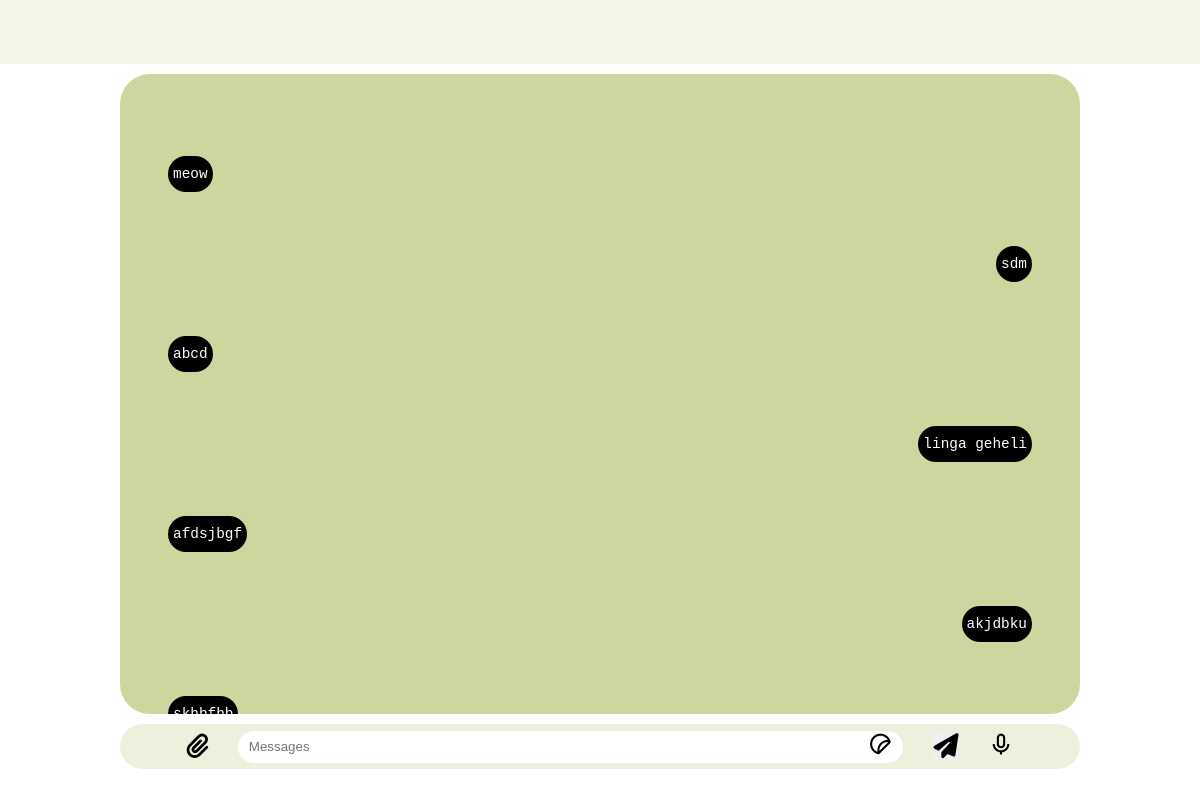
Before: / with the older database file.
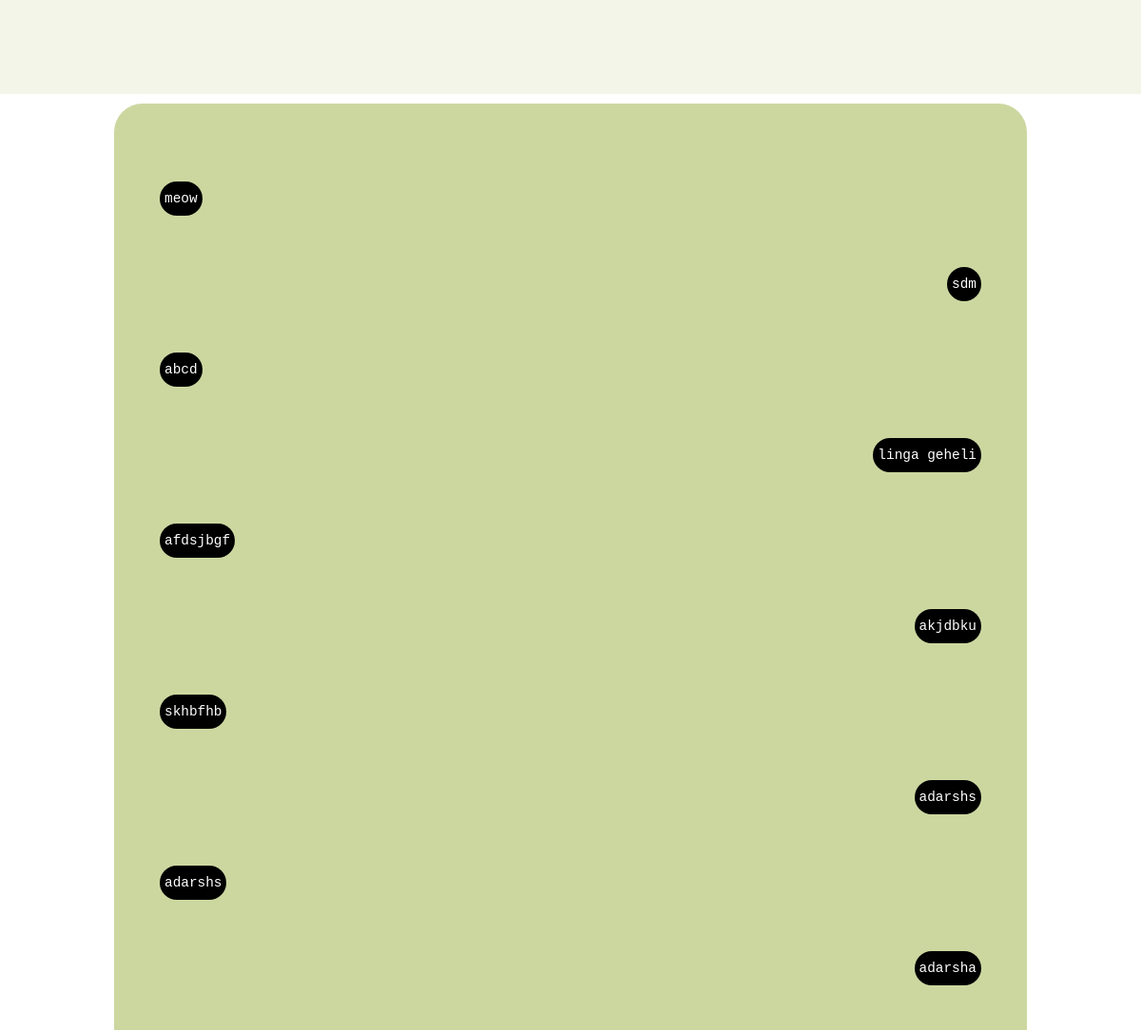
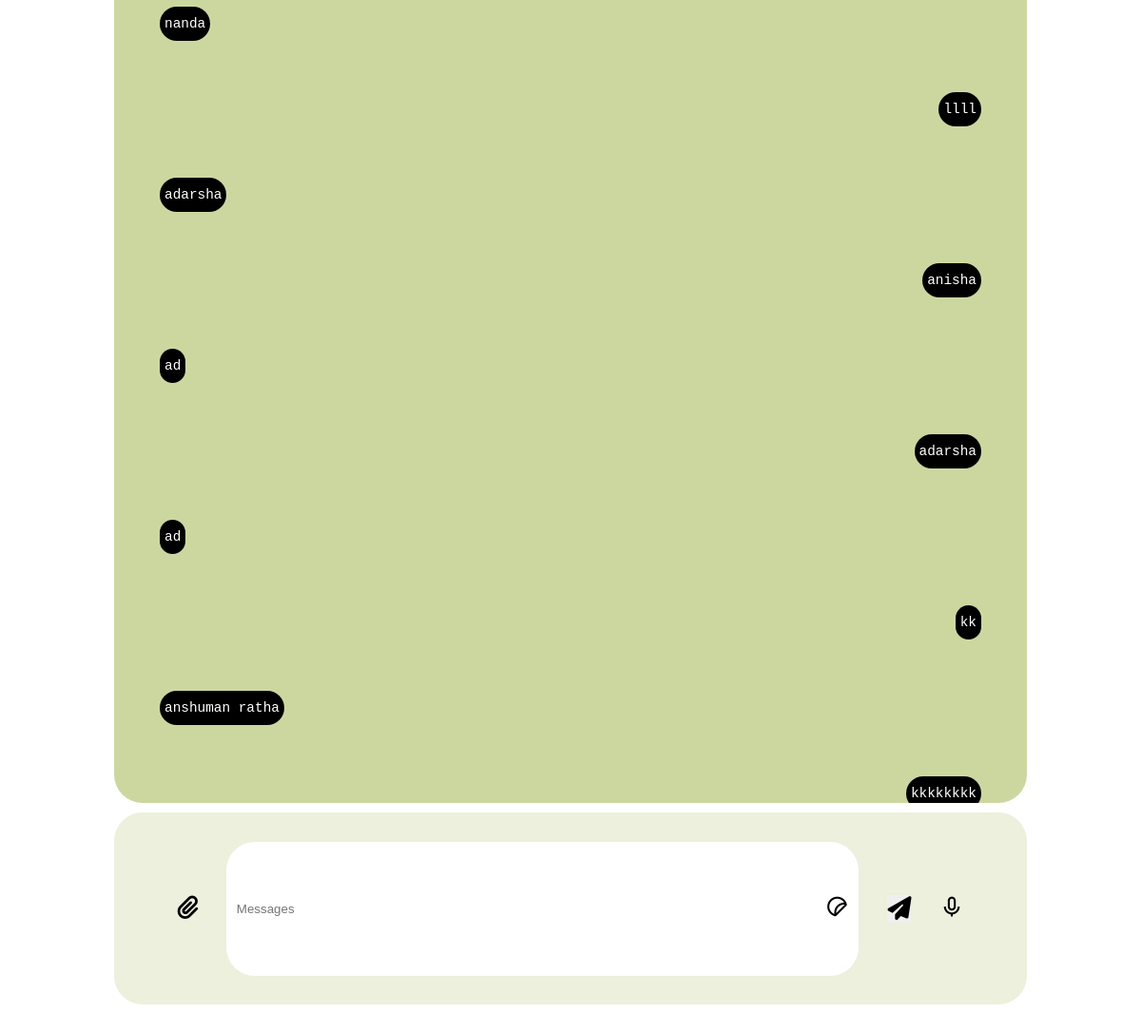
After: the same page with the newer database file (2 pictures, top to bottom).
### UNVOmessagebox/models.py (models this page shows, shortened)
class Messages(models.Model):
    mid=models.AutoField(primary_key=True)
    message=models.CharField(max_length=50)
    date = models.DateField(auto_now_add=True)
    time=models.TimeField(auto_now_add=True)

### UNVO/views.py (the view)
# urls.py: path('',views.index,name='home'),
def index(request):
    context={'context':Messages.objects.all()}
    return render(request,'index.html',context)

### UNVO/templatetags/custom_filters.py (called while the page is built)
@register.filter(name='modulo')
def modulo(num, val):
    return num % val

### templates/index.html (shortened to what this page needs)
<!DOCTYPE html>
<html lang="en">
<head>
  {% load static %}
  {% load custom_filters %}
  <link rel="stylesheet" href="https://cdnjs.cloudflare.com/ajax/libs/font-awesome/6.4.2/css/all.min.css"
 />
  <link href='https://unpkg.com/boxicons@2.1.4/css/boxicons.min.css' rel='stylesheet'>
  <link rel="stylesheet" href="{%static  'css/main.css' %}">
  <link rel="stylesheet" href="{%static  'css/media.css' %}">
</head>
<body>
  <section id="contener">
    <nav id="navbar">
    </nav>
    <section id="chatbox">
      <div id="chat">
          {% if context %}
              {% for message in context %}
                  {% if message.mid|modulo:2 == 0 %}
                      <div class="msgrigt"><div id="msg">{{ message.message }}</div></div>
                  {% else %}
                      <div class="msgleft"> <div id="msg">{{ message.message }}</div></div>
                  {% endif %}
              {% endfor %}
          {% endif %}
      </div>
  </section>
    <section id="inputbox">
      <form action="sentmessage" id="inpuform" method="post">
        <div class="add"><i class="fa-solid fa-paperclip"></i></div>
          <div id="msginputbox">
            <input type="text" placeholder="Messages" id="msginput" name="messagesent">
          <div class="sticky"><i class='bx bx-sticker'></i></div>
        </div>
        <button type="submit" class="send"><i class="fa-solid fa-paper-plane"></i></button>
        <div class="mic"><i class='bx bx-microphone'></i></div>
      </form>
    </section>
  </section>
</body>
</html>

### static/css/main.css (style rules this page uses)
* { margin: 0; padding: 0; box-sizing: border-box; }
#contener { width: 100%; height: 100vh; display: flex; flex-direction: column; align-items: center; }
#navbar { width: 100%; height: 100px; background-color: rgba(204, 215, 160, 0.249); }
#chatbox { width: 100%; height: 80%; margin-top: 10px; display: flex; align-items: center; justify-content: center; }
#chat { width: 80%; height: 100%; background-color: rgb(204, 215, 160); border-radius: 30px; white-space: nowrap; background-repeat: no-repeat; overflow-y: auto; overflow-x: hidden; background-size: contain; padding-top: 30px; }
.msgleft { width: 100%; height: 40px; display: flex; justify-content: start; align-items: center; padding: 2% 5%; margin-top: 50px; }
.msgrigt { width: 100%; height: 40px; display: flex; justify-content: end; align-items: center; padding: 2% 5%; margin-top: 50px; }
#msg { background-color: black; color: rgb(255, 255, 255); padding: 10px 5px; border-radius: 20px; font-family: 'Courier New', Courier, monospace; font-size: 90%; }
#inputbox { width: 100%; height: 15%; display: flex; align-items: start; justify-content: center; margin-top: 10px; }
#inpuform { width: 80%; height: 60%; background-color: rgba(204, 215, 160, 0.369); border-radius: 30px; display: flex; justify-content: center; padding: 0px 5px; align-items: center; gap: 30px; }
#msginputbox { width: 70%; height: 70%; border-radius: 30px; border: transparent; display: flex; justify-content: space-around; align-items: center; background-color: rgb(255, 255, 255); }
#msginput { width: 90%; height: 100%; outline: none; background-color: transparent; border: transparent; }
.add, .mic, .sticky, .send { font-size: 25px; color: rgb(0, 0, 0); outline: none; border: transparent; }

Changed rows visible on the page:
added Messages: message "adarshs"
added Messages: message "adarshs"
added Messages: message "adarsha"
added Messages: message "nanda"
added Messages: message "llll"
added Messages: message "adarsha"
added Messages: message "anisha"
added Messages: message "ad"
added Messages: message "adarsha"
added Messages: message "ad"
added Messages: message "kk"
added Messages: message "anshuman ratha"
added Messages: message "kkkkkkkk"
